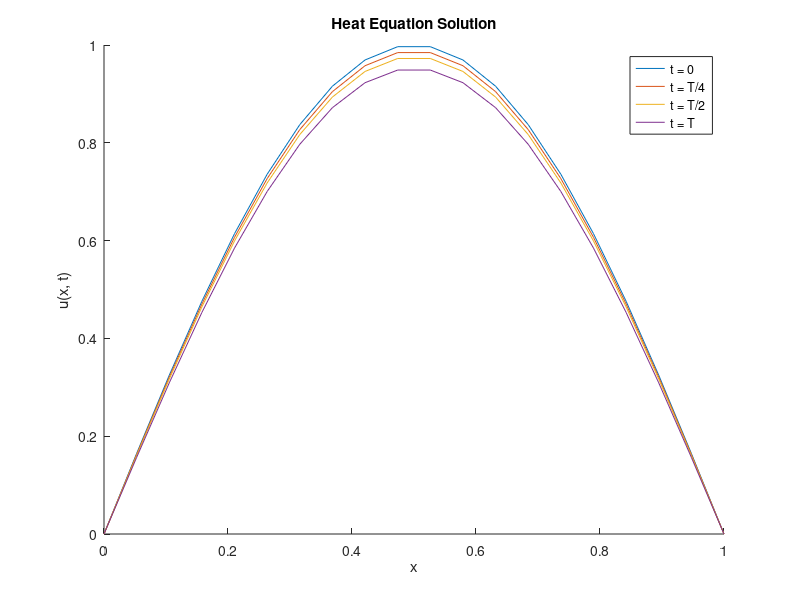

Source code (MATLAB):
L = 1;
T = 0.5;
alpha = 0.01;

Nx = 20;
Nt = 500;
dx = L / (Nx - 1);
dt = T / Nt;

if dt > dx^2 / (2 * alpha)
    error('Stability condition violated: reduce dt or increase dx');
end

x = linspace(0, L, Nx);
t = linspace(0, T, Nt);
u = zeros(Nx, Nt);

u(:, 1) = sin(pi * x)';

for n = 1:Nt-1
    for i = 2:Nx-1
        u(i, n+1) = u(i, n) + alpha * dt / dx^2 * (u(i+1, n) - 2 * u(i, n) + u(i-1, n));
    end
    u(1, n+1) = 0;
    u(Nx, n+1) = 0;
end

figure;

hold on;
plot(x, u(:, 1), 'DisplayName', 't = 0');
plot(x, u(:, round(Nt/4)), 'DisplayName', 't = T/4');
plot(x, u(:, round(Nt/2)), 'DisplayName', 't = T/2');
plot(x, u(:, end), 'DisplayName', 't = T');
xlabel('x');
ylabel('u(x, t)');
title('Heat Equation Solution');
legend show;
hold off;

